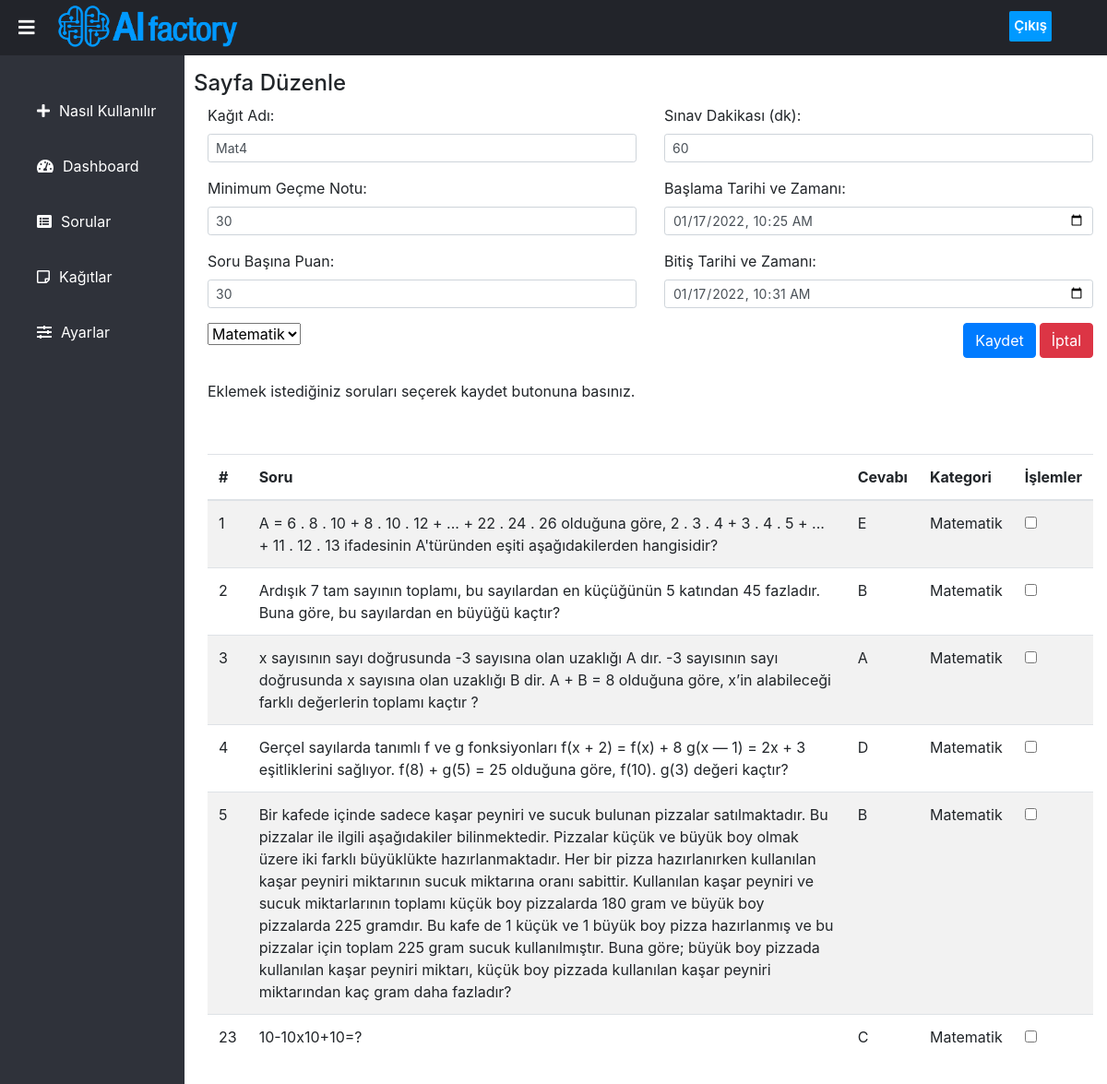
Screenshot of /components/edit_paper.php?paperid=12 (signed in) with the database file from the repository.
### tables this page shows
CREATE TABLE `papers` (
  `paper_id` int(11) NOT NULL,
  `paper_name` varchar(55) NOT NULL,
  `min_pass_score` int(3) NOT NULL,
  `mark_per_question` int(3) NOT NULL,
  `paper_duration` int(11) NOT NULL,
  `start_date` datetime NOT NULL,
  `end_date` datetime NOT NULL,
  `category` varchar(20) NOT NULL,
  `questions` varchar(1000) NOT NULL
);

CREATE TABLE `questions` (
  `question_id` int(11) NOT NULL,
  `question` varchar(10000) NOT NULL,
  `answer1` varchar(255) NOT NULL,
  `answer2` varchar(255) NOT NULL,
  `answer3` varchar(255) NOT NULL,
  `answer4` varchar(255) NOT NULL,
  `answer5` varchar(255) NOT NULL,
  `correct_answer` int(11) NOT NULL,
  `category` varchar(50) DEFAULT NULL
);

### components/edit_paper.php (the view, shortened to what this page needs)
<?php
   include_once "../connect.php";
   include_once "./sidebar.php";
   $id = $_GET['paperid'];
?>
<div class="content pt-3">
   <section>
      <h4>Sayfa Düzenle</h4>
      <div class="container">
      <form method="post" id="paper" action="<?php echo htmlspecialchars($_SERVER["PHP_SELF"]); ?>">
         <?php
               $result = mysqli_query($link, "SELECT * FROM papers WHERE paper_id=$id");
               while ($row = mysqli_fetch_assoc($result)) {
                    $paper_name = $row["paper_name"];
                    $min_pass_score = $row["min_pass_score"];
                    $mark_per_question = $row["mark_per_question"];
                    $paper_duration = $row["paper_duration"];
                    $start_date2  = date("Y-m-d\TH:i",strtotime($row["start_date"]));
                    $end_date2 = date("Y-m-d\TH:i",strtotime($row["end_date"]));
                    $questions = $row["questions"];
                    $paper_cat = $row["category"];
               }
                    $questions_chk = explode(",", $questions);
         ?>
         <div class="row">
            <div class="col">
                  <div class="form-group">
                     <label for="paper_name">Kağıt Adı:</label>
                     <input type="text" class="form-control form-control-sm" name="paper_name" value="<?php echo $paper_name; ?>">
                  </div>
                  <div class="form-group">
                     <label for="min_pass_score">Minimum Geçme Notu:</label>
                     <input type="text" class="form-control form-control-sm" name="min_pass_score" value="<?php echo $min_pass_score; ?>">
                  </div>
                  <div class="form-group">
                     <label for="mark_per_question">Soru Başına Puan:</label>
                     <input type="text" class="form-control form-control-sm" name="mark_per_question" value="<?php echo $mark_per_question; ?>">
                  </div>
            </div>
            <div class="col">
               <div class="form-group">
                  <label for="paper_duration">Sınav Dakikası (dk):</label>
                  <input type="text" class="form-control form-control-sm" name="paper_duration" value="<?php echo $paper_duration; ?>">
               </div>
               <div class="form-group">
                  <label for="start_date">Başlama Tarihi ve Zamanı:</label>
                  <input type="datetime-local" class="form-control form-control-sm" name="start_date" value="<?php echo $start_date2; ?>">
               </div>
               <div class="form-group">
                  <label for="end_date">Bitiş Tarihi ve Zamanı:</label>
                  <input type="datetime-local" class="form-control form-control-sm" name="end_date" value="<?php echo $end_date2; ?>">
               </div>
            </div>
         </div>
         <div>
            <select name="category" style="float:left"  onchange="showUser(this.value)">
               <option value="<?php echo $paper_cat; ?>" selected><?php echo $paper_cat ?></option>
            </select>
         </div>
              <a href="../papers.php" style="float:right" class="btn btn-danger">İptal</a>
              <button class="btn btn-primary mr-1" style ="float:right" name="edit" type="submit">Kaydet</button>
              <div class="form-group" style="float:right">
              </br> <p>Eklemek istediğiniz soruları seçerek kaydet butonuna basınız.</p>
               <br>
            <div id="txtHint" class="mt-3" style="heigth=auto;">
                <table class="table table-striped">
                    <thead>
                        <tr>
                           <th scope="col">#</th>
                           <th scope="col">Soru</th>
                           <th scope="col">Cevabı</th>
                           <th scope="col">Kategori</th>
                           <th scope="col">İşlemler</th>
                        </tr>
                    </thead>
                    <tbody>
                        <?php
                           $records = mysqli_query ($link,"SELECT question_id, question, correct_answer, category FROM questions WHERE category = '$paper_cat'");
                           if($records -> num_rows >0){
                                 while($row = mysqli_fetch_array($records)){
                                    if($row["correct_answer"]==0){
                                        $letter_answer = "A";
                                    }else if($row["correct_answer"]==1){
                                        $letter_answer = "B";
                                    }else if($row["correct_answer"]==2){
                                        $letter_answer = "C";
                                    }else if($row["correct_answer"]==3){
                                        $letter_answer = "D";
                                    } else{$letter_answer = "E";}
                                    $temp= $row['question_id'];
                        ?>
                        <tr>
                            <td><?php echo $row['question_id']; ?></td>
                            <td><?php echo $row['question']; ?></td>
                            <td><?php echo $letter_answer; ?></td>
                            <td><?php echo $row['category']; ?></td>
                            <td>
                              <input type="checkbox"
                                    value="<?php echo $row['question_id']; ?>"
                                    name="questionIds[]"
                                    <?php echo (in_array($temp,$questions_chk,TRUE)) ? 'checked="checked"' : ''; ?>
                                />
                            </td>
                        <?php
                                }
                        }else{echo "Hiç soru bulunamadı."; }
                        ?>
                    </tbody>
                </table>
            </div>
         </div>
      </form>
      </div>
   </section>
</div>

### Styles/style.css (style rules this page uses)
body { margin: 0px; padding: 0px; font-family: 'Roboto', sans-serif; }
.content { margin-left: 210px; transition:0.5s; }
section { padding-top: 60px; height: 100vh; }

### rows the page displays
papers: paper_name "Mat4", min_pass_score "30", mark_per_question "30", paper_duration "60", start_date "01/17/2022 10:25", end_date "01/17/2022 10:31", category "Matematik"
questions: question_id "1", question "A = 6 . 8 . 10 + 8 . 10 . 12 + ... + 22 . 24 . 26 olduğuna göre, 2 . 3 . 4 + 3 . 4 . 5 + ... + 11 . 12 . 13 ifadesinin A'türünden eşiti aşağıdakilerden hangisidir?", correct_answer "E", category "Matematik"
questions: question_id "2", question "Ardışık 7 tam sayının toplamı, bu sayılardan en küçüğünün 5 katından 45 fazladır. Buna göre, bu sayılardan en büyüğü kaçtır?", correct_answer "B", category "Matematik"
questions: question_id "3", question "x sayısının sayı doğrusunda -3 sayısına olan uzaklığı A dır. -3 sayısının sayı doğrusunda x sayısına olan uzaklığı B dir. A + B = 8 olduğuna göre, x’in alabileceği farklı değerlerin toplamı kaçtır ?", correct_answer "A", category "Matematik"
questions: question_id "4", question "Gerçel sayılarda tanımlı f ve g fonksiyonları f(x + 2) = f(x) + 8 g(x — 1) = 2x + 3 eşitliklerini sağlıyor. f(8) + g(5) = 25 olduğuna göre, f(10). g(3) değeri kaçtır?", correct_answer "D", category "Matematik"
questions: question_id "5", question "Bir kafede içinde sadece kaşar peyniri ve sucuk bulunan pizzalar satılmaktadır. Bu pizzalar ile ilgili aşağıdakiler bilinmektedir. Pizzalar küçük ve büyük boy olmak üzere iki farklı büyüklükte hazırlanmaktadır. Her bir pizza hazırlanırken kullanılan kaşar peyniri miktarının sucuk miktarına oranı sabittir. Kullanılan kaşar peyniri ve sucuk miktarlarının toplamı küçük boy pizzalarda 180 gram ve büyük boy pizzalarda 225 gramdır. Bu kafe de 1 küçük ve 1 büyük boy pizza hazırlanmış ve bu pizzalar için toplam 225 gram sucuk kullanılmıştır. Buna göre; büyük boy pizzada kullanılan kaşar peyniri miktarı, küçük boy pizzada kullanılan kaşar peyniri miktarından kaç gram daha fazladır?", correct_answer "B", category "Matematik"
questions: question_id "23", question "10-10x10+10=?", correct_answer "C", category "Matematik"
